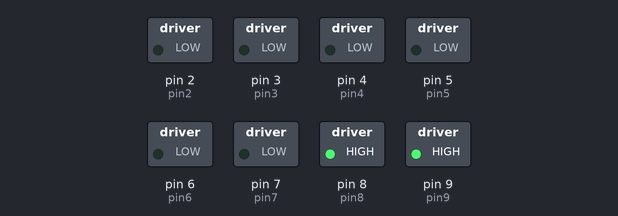
A sketch run on a simulated Arduino Uno, built with avr-gcc and run on an emulated ATmega328P. Shown: switched loads named in the sketch (green lamp = pin HIGH).

Above: at 0.2 s.
At 1.7 s:
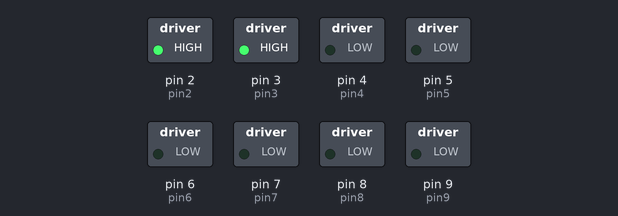
At 2.2 s:
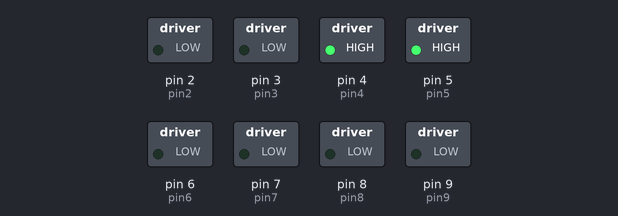
At 5.7 s:
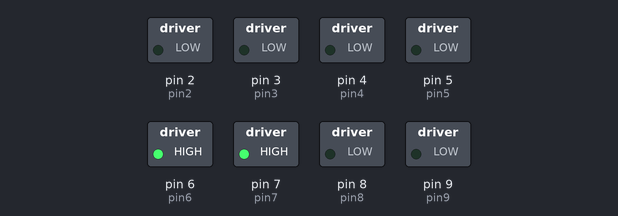
Timing chart, 0 to 6.9 s (numbered marks = the images above):
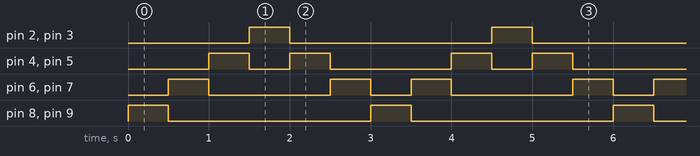

Measured:
- by itself, pin 2 (pin2), pin 3 (pin3), pin 8 (pin8), pin 9 (pin9): alternates HIGH for 0.50 s and LOW for 2.5 s
- by itself, pin 4 (pin4), pin 5 (pin5): repeats every 3.0 s: LOW 0.50 s, HIGH 0.50 s, LOW 1.5 s, HIGH 0.50 s
- by itself, pin 6 (pin6), pin 7 (pin7): repeats every 3.0 s: LOW 1.5 s, HIGH 0.50 s, LOW 0.50 s, HIGH 0.50 s

The sketch:

vibe_test.ino
```cpp
//int always_low = 2;
//
//int motor1pin2 = 3;
//
//int motor2pin1 = 4;
//int motor2pin2 = 5;

int pin2 = 2;
int pin3 = 3;
int pin4 = 4;
int pin5 = 5;
int pin6 = 6;
int pin7 = 7;
int pin8 = 8;
int pin9 = 9;


void setup(){

  pinMode(pin2,OUTPUT);
  pinMode(pin3,OUTPUT);
  pinMode(pin4,OUTPUT);
  pinMode(pin5,OUTPUT);
  pinMode(pin6,OUTPUT);
  pinMode(pin7,OUTPUT);
  pinMode(pin8,OUTPUT);
  pinMode(pin9,OUTPUT);
}

void loop(){

  int del = 500; // fastest is 75ms
  int longer = 75;
  digitalWrite(pin8,HIGH);
  digitalWrite(pin9,HIGH);
  delay(del);
  digitalWrite(pin7,HIGH);
  digitalWrite(pin9,LOW);

  digitalWrite(pin6,HIGH);
  digitalWrite(pin8,LOW);

  delay(del);
  digitalWrite(pin5,HIGH);
  digitalWrite(pin7,LOW);
  digitalWrite(pin4,HIGH);
  digitalWrite(pin6,LOW);

  delay(del);
  digitalWrite(pin3,HIGH);
  digitalWrite(pin5,LOW);
  digitalWrite(pin2,HIGH);
  digitalWrite(pin4,LOW);

  delay(del);
  digitalWrite(pin5,HIGH);
  digitalWrite(pin3,LOW);
  digitalWrite(pin4,HIGH);
  digitalWrite(pin2,LOW);

  delay(del);
  digitalWrite(pin7,HIGH);
  digitalWrite(pin5,LOW);
  digitalWrite(pin6,HIGH);
  digitalWrite(pin4,LOW);

  delay(del);
  digitalWrite(pin9,HIGH);
  digitalWrite(pin7,LOW);
  digitalWrite(pin8,HIGH);
  digitalWrite(pin6,LOW);

//  digitalWrite(pin8,HIGH);
//  delay(del);
//  digitalWrite(pin8,LOW);
//  digitalWrite(pin6,HIGH);
//  delay(del);
//  digitalWrite(pin6,LOW);
//  digitalWrite(pin4,HIGH);
//  delay(del);
//  digitalWrite(pin4,LOW);
//  digitalWrite(pin2,HIGH);
//  delay(longer);
//  digitalWrite(pin2,LOW);
//  digitalWrite(pin3,HIGH);
//  delay(del);
//  digitalWrite(pin3,LOW);
//  digitalWrite(pin5,HIGH);
//  delay(del);
//  digitalWrite(pin5,LOW);
//  digitalWrite(pin7,HIGH);
//  delay(del);
//  digitalWrite(pin7,LOW);
//  digitalWrite(pin9,HIGH);
//  delay(longer);
//  digitalWrite(pin9,LOW);


//  digitalWrite(pin2,HIGH);
//  delay(del);
//  digitalWrite(pin2,LOW);
//  digitalWrite(pin3,HIGH);
//  delay(del);
//  digitalWrite(pin3,LOW);
//  digitalWrite(pin4,HIGH);
//  delay(del);
//  digitalWrite(pin4,LOW);
//  digitalWrite(pin5,HIGH);
//  delay(del);
//  digitalWrite(pin5,LOW);
//  digitalWrite(pin6,HIGH);
//  delay(del);
//  digitalWrite(pin6,LOW);
//  digitalWrite(pin7,HIGH);
//  delay(del);
//  digitalWrite(pin7,LOW);
//  digitalWrite(pin8,HIGH);
//  delay(del);
//  digitalWrite(pin8,LOW);
//  digitalWrite(pin9,HIGH);
//  delay(del);
//  digitalWrite(pin9,LOW);
//  digitalWrite(pin2,HIGH);


}
```
